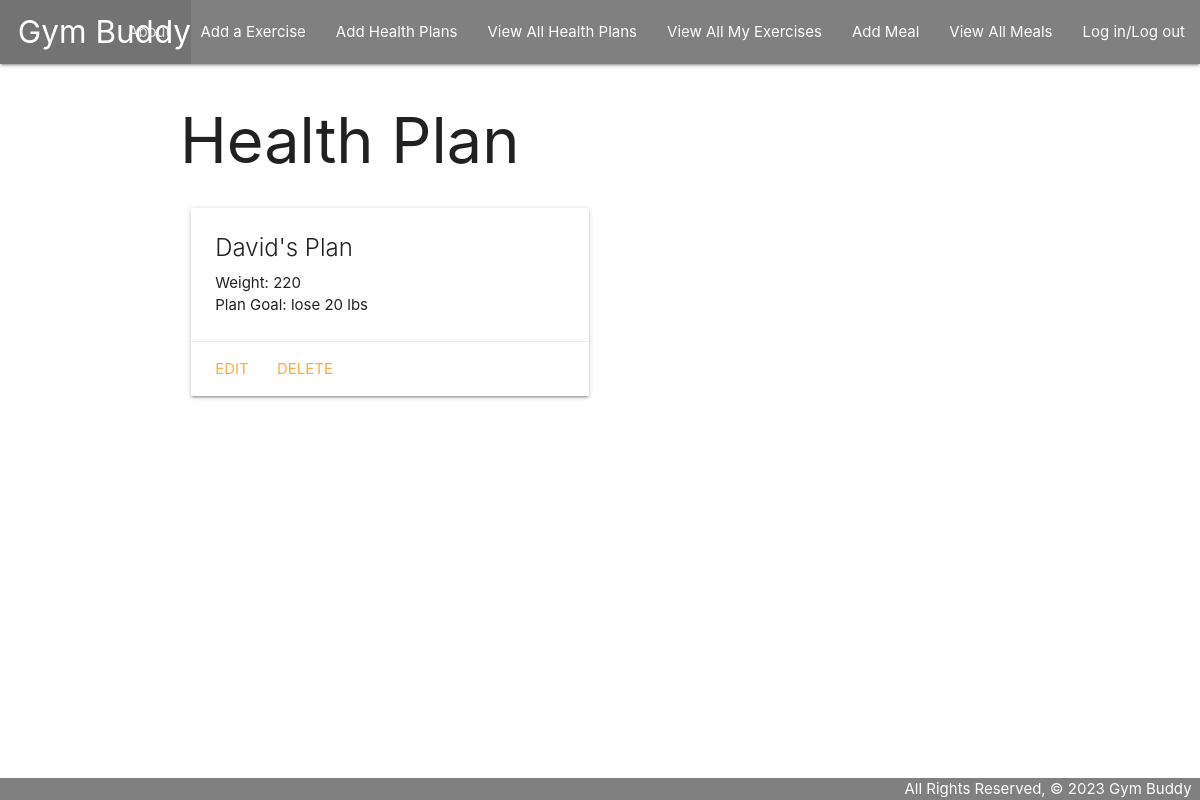
Screenshot of /plans/1/ with the database file from the repository.
### main_app/models.py (models this page shows, shortened)
class Plan(models.Model):
    name = models.CharField(max_length=100)
    weight = models.IntegerField()
    goal = models.TextField(max_length=250)

### main_app/views.py (the view)
# urls.py: path('plans/<int:plan_id>/', views.plans_detail, name='detail'),
def plans_detail(request, plan_id):
  plan = Plan.objects.get(id=plan_id)
  return render(request, 'plans/detail.html', { 'plan': plan })

### main_app/templates/plans/detail.html
{% extends 'base.html' %} {% block content %}
<h1>Health Plan</h1>
<div class="row">
  <div class="col s6">
    <div class="card">
      <div class="card-content">
        <span class="card-title">{{ plan.name }}</span>
        {% if plan.weight > 0 %}
        <p>Weight: {{ plan.weight }}</p>
        {% else %}
        <p>No weight given</p>
        {% endif %}
        <p>Plan Goal: {{ plan.goal }}</p>
      </div>
      <div class="card-action">
        <a href="{% url 'plans_update' plan.id %}">Edit</a>
        <a href="{% url 'plans_delete' plan.id %}">Delete</a>
      </div>
    </div>
  </div>
</div>
{% endblock %}

### main_app/static/css/style.css (style rules this page uses)
body { display: flex; min-height: 100vh; flex-direction: column; }

### rows the page displays
Plan: name "David's Plan", weight "220", goal "lose 20 lbs"
